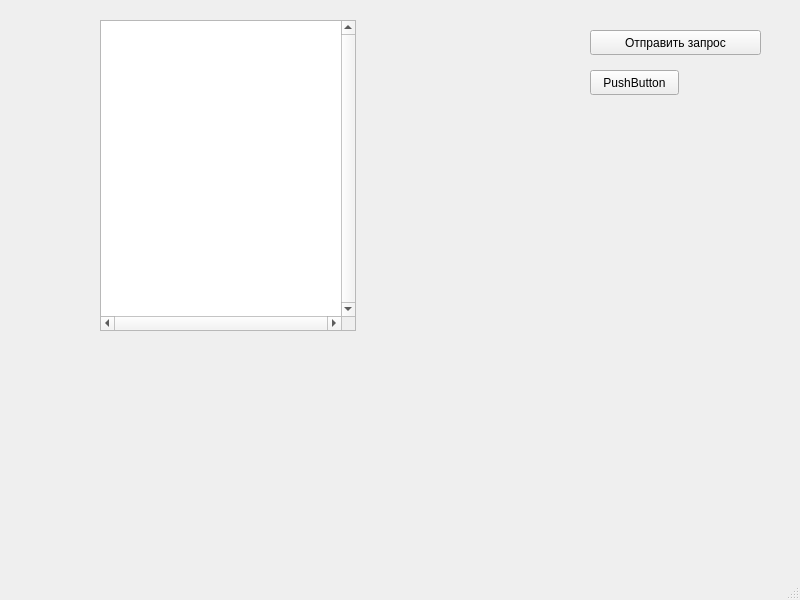
<?xml version="1.0" encoding="UTF-8"?>
<ui version="4.0">
 <class>MainWindow</class>
 <widget class="QMainWindow" name="MainWindow">
  <property name="geometry">
   <rect>
    <x>0</x>
    <y>0</y>
    <width>800</width>
    <height>600</height>
   </rect>
  </property>
  <property name="windowTitle">
   <string>MainWindow</string>
  </property>
  <widget class="QWidget" name="centralwidget">
   <widget class="QPushButton" name="sendMessage">
    <property name="geometry">
     <rect>
      <x>590</x>
      <y>30</y>
      <width>171</width>
      <height>25</height>
     </rect>
    </property>
    <property name="text">
     <string>Отправить запрос</string>
    </property>
   </widget>
   <widget class="QPushButton" name="pushButton_2">
    <property name="geometry">
     <rect>
      <x>590</x>
      <y>70</y>
      <width>89</width>
      <height>25</height>
     </rect>
    </property>
    <property name="text">
     <string>PushButton</string>
    </property>
   </widget>
   <widget class="QTextBrowser" name="textBrowser">
    <property name="geometry">
     <rect>
      <x>100</x>
      <y>20</y>
      <width>256</width>
      <height>311</height>
     </rect>
    </property>
    <property name="verticalScrollBarPolicy">
     <enum>Qt::ScrollBarAlwaysOn</enum>
    </property>
    <property name="horizontalScrollBarPolicy">
     <enum>Qt::ScrollBarAlwaysOn</enum>
    </property>
   </widget>
  </widget>
  <widget class="QMenuBar" name="menubar">
   <property name="geometry">
    <rect>
     <x>0</x>
     <y>0</y>
     <width>800</width>
     <height>22</height>
    </rect>
   </property>
  </widget>
  <widget class="QStatusBar" name="statusbar"/>
 </widget>
 <resources/>
 <connections/>
</ui>
